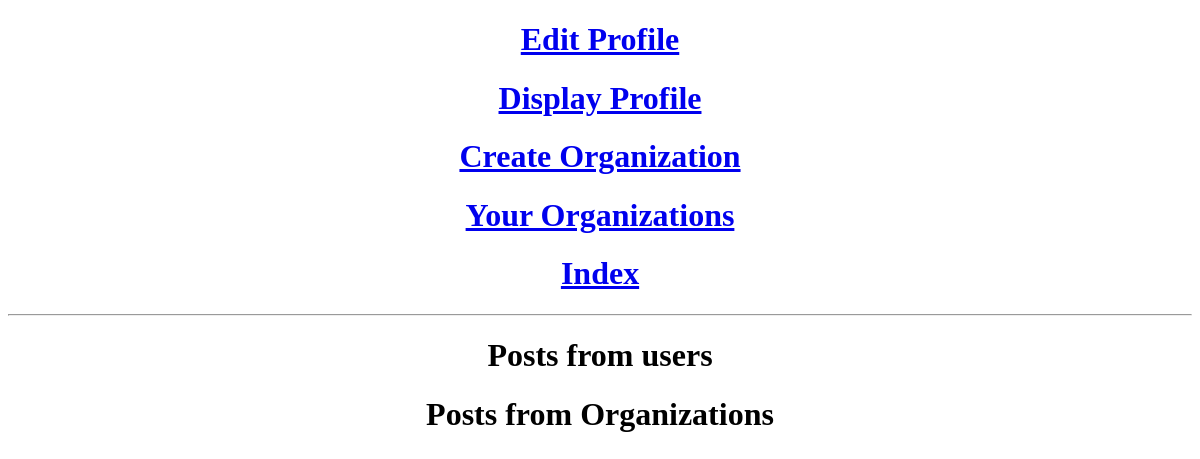
The app's page / (signed in), older data.
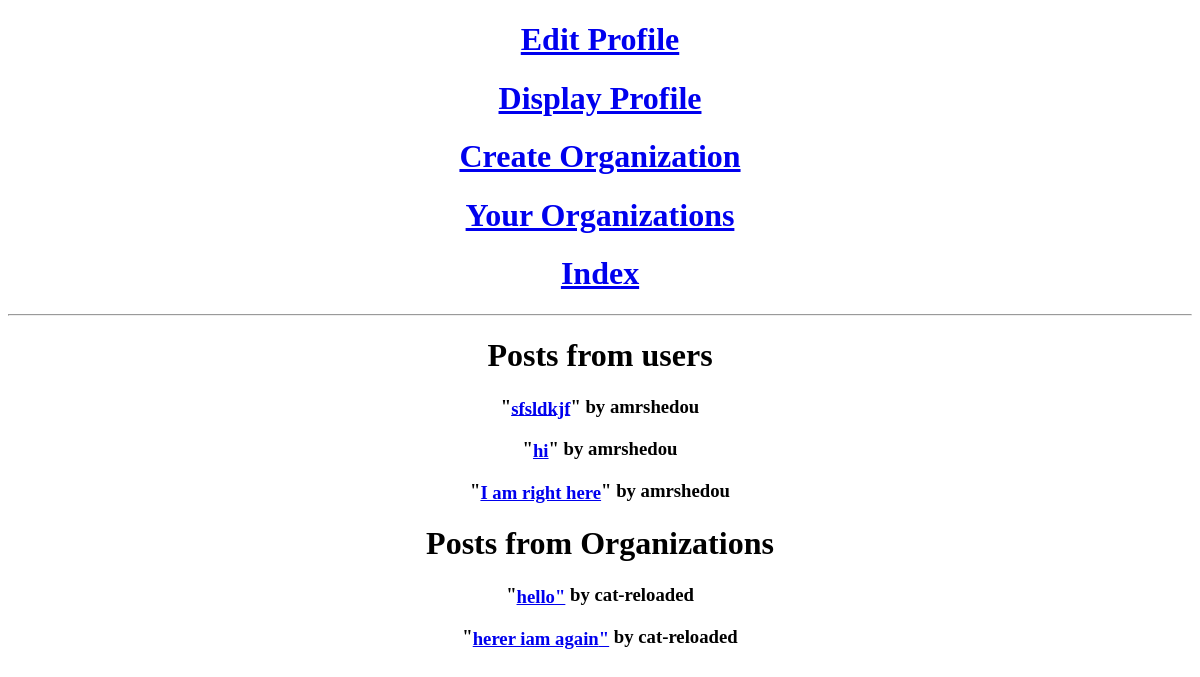
The same page, newer data.
### infrastructure/models.py (models this page shows, shortened)
class Post(models.Model):
	content = models.TextField()
	created_at = models.DateTimeField(auto_now_add=True)
	publisher_user = models.ForeignKey(Profile, related_name='user_post', on_delete=models.CASCADE, null = True,
		blank = True)
	publisher_org = models.ForeignKey(Organization, related_name='org_post', on_delete=models.CASCADE, null = True,
		blank = True)

class Profile(AbstractUser):
	bio = models.TextField()
	slug = models.SlugField(unique=True, blank=True)
	avatar_thumbnail = ProcessedImageField(upload_to='images/',
											default='/images/default.png',
                                           processors=[ResizeToFill(300, 300)],
                                           format='JPEG',
                                           options={'quality': 60})
	location = models.TextField()
	tags = models.ManyToManyField(Tag)
	contact_information = models.TextField()
	verified = models.BooleanField(default=False)
	objects = UserManager()

class Organization(models.Model):
	moderators = models.ManyToManyField(Profile)
	name = models.CharField(max_length=500, unique=True)
	slug = models.SlugField(max_length=500, unique=True, blank=True)
	bio = models.TextField()
	avatar_thumbnail = ProcessedImageField(upload_to='images/',
											default='/images/default2.png',
                                           processors=[ResizeToFill(100, 50)],
                                           format='JPEG',
                                           options={'quality': 60})
	location = models.TextField()
	tags = models.ManyToManyField(Tag)
	contact_information = models.TextField()
	verified = models.BooleanField(default=False)

### infrastructure/views.py (the view)
# urls.py: path('', views.results, name='index' ),
def results(request):
	slug = request.user.slug
	user_posts = Post.objects.all().exclude(publisher_user__isnull = True)
	org_posts = Post.objects.all().exclude(publisher_org__isnull=True)
	return render(request, 'index.html', {'slug' : slug, 'user_posts': user_posts, 'org_posts': org_posts})

### infrastructure/templates/index.html
{%extends 'base.html'%}
{%block content%}
<h1>Posts from users</h1>
<h3>
	{%for post in user_posts%}
<p>"<a href="{%url 'infrastructure:post-detail' id=post.id%}">{{post.content}}</a>" by {{post.publisher_user.slug}}</p>
{%endfor%}
</h3>
<h1>Posts from Organizations</h1>
<h3>
	{%for post in org_posts%}
	<p>"<a href="{%url 'infrastructure:post-detail' id=post.id%}">{{post.content}}"</a> by {{post.publisher_org.slug}}</p>
	{%endfor%}
</h3>
{%endblock%}

### infrastructure/templates/base.html (shortened to what this page needs)
<!DOCTYPE html>
<html>
<head>
</head>
<body>
	<h1><a href="{% url 'infrastructure:edit-user-profile' slug=request.user.slug %}">Edit Profile</a>
	</h1>
	<h1>
		<a href="{% url 'infrastructure:display-profile' slug=request.user.slug%} ">Display Profile</a>
	</h1>
	<h1>
		<a href="{% url 'infrastructure:org-create' %}">Create Organization</a>
	</h1>
	<h1>
		<a href="{% url 'infrastructure:user-orgs-view' slug=request.user.slug%}"> Your Organizations </a>
	</h1>
	<h1>
		<a href="{% url 'infrastructure:index'%}"> Index </a>
	</h1>
<hr>
{%block content%}
{%endblock%}
</html>

### infrastructure/templates/base.html (style rules this page uses)
body { text-align: center; vertical-align: middle; }
p * { vertical-align: middle; }

Row changes from the older to the newer data that the page shows:
added Post: content "sfsldkjf", publisher_user.slug "amrshedou", shown under "Posts from users"
added Post: content "hi", publisher_user.slug "amrshedou", shown under "Posts from users"
added Post: content "I am right here", publisher_user.slug "amrshedou", shown under "Posts from users"
added Post: content "hello", publisher_org.slug "cat-reloaded", shown under "Posts from Organizations"
added Post: content "herer iam again", publisher_org.slug "cat-reloaded", shown under "Posts from Organizations"
